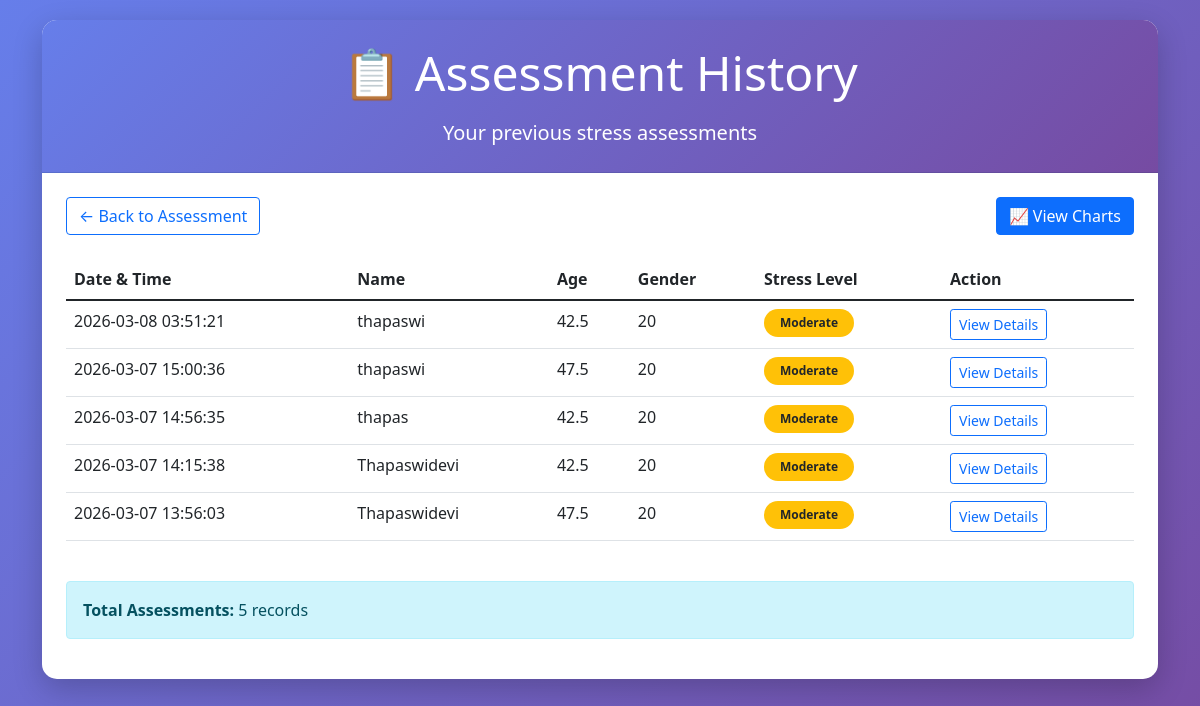
Screenshot of /history (signed in) with the database file from the repository.
### tables this page shows
CREATE TABLE stress_records (
            id INTEGER PRIMARY KEY AUTOINCREMENT,
            timestamp DATETIME DEFAULT CURRENT_TIMESTAMP,
            name TEXT NOT NULL,
            age INTEGER NOT NULL,
            gender TEXT NOT NULL,
            academic_pressure INTEGER NOT NULL,
            sleep_hours REAL NOT NULL,
            physical_activity INTEGER NOT NULL,
            social_support INTEGER NOT NULL,
            workload_hours INTEGER NOT NULL,
            stress_level INTEGER NOT NULL,
            stress_score REAL NOT NULL,
            recommendations TEXT NOT NULL
        , user_id INTEGER DEFAULT NULL);

### app.py (the view)
@app.route('/history')
@login_required
def history():
    try:
        conn = sqlite3.connect('stress_data.db')
        cursor = conn.cursor()
        cursor.execute('''
            SELECT id, timestamp, name, stress_level, stress_score, age, gender
            FROM stress_records
            WHERE user_id = ?
            ORDER BY timestamp DESC
        ''', (session['user_id'],))
        records = cursor.fetchall()
        conn.close()
        level_map = {1: "Low", 2: "Moderate", 3: "High"}
        records_with_text = []
        for record in records:
            record_list = list(record)
            record_list[3] = level_map.get(record_list[3], "Unknown")
            records_with_text.append(record_list)
        return render_template('history.html', records=records_with_text)
    except Exception as e:
        flash(f"Error loading history: {str(e)}")
        return render_template('history.html', records=[])

### app.py (called while the page is built)
def login_required(f):
    @wraps(f)
    def decorated_function(*args, **kwargs):
        if 'user_id' not in session:
            flash('Please login or register to access this page.', 'warning')
            return redirect(url_for('register'))
        return f(*args, **kwargs)
    return decorated_function

### templates/history.html (shortened to what this page needs)
<!DOCTYPE html>
<html lang="en">
<head>
    <link href="https://cdn.jsdelivr.net/npm/bootstrap@5.1.3/dist/css/bootstrap.min.css" rel="stylesheet">
</head>
<body>
    <div class="container">
        <div class="row justify-content-center">
            <div class="col-12">
                <div class="card">
                    <div class="card-header text-center py-4">
                        <h1 class="display-5 mb-3">📋 Assessment History</h1>
                        <p class="lead mb-0">Your previous stress assessments</p>
                    </div>
                    <div class="card-body p-4">
                        <div class="d-flex justify-content-between align-items-center mb-4">
                            <a href="/" class="btn btn-outline-primary">
                                ← Back to Assessment
                            </a>
                            <a href="/chart" class="btn btn-primary">
                                📈 View Charts
                            </a>
                        </div>
                        {% if records %}
                        <div class="table-responsive">
                            <table class="table table-hover">
                                <thead>
                                    <tr>
                                        <th>Date & Time</th>
                                        <th>Name</th>
                                        <th>Age</th>
                                        <th>Gender</th>
                                        <th>Stress Level</th>
                                        <th>Action</th>
                                    </tr>
                                </thead>
                                <tbody>
                                    {% for record in records %}
                                    <tr>
                                        <td>{{ record[1] }}</td>
                                        <td>{{ record[2] }}</td>
                                        <td>{{ record[4] }}</td>
                                        <td>{{ record[5] }}</td>
                                        <td>
                                            {% if record[3] == "Low" %}
                                            <span class="badge badge-low rounded-pill px-3 py-2">Low</span>
                                            {% elif record[3] == "Moderate" %}
                                            <span class="badge badge-moderate rounded-pill px-3 py-2">Moderate</span>
                                            {% elif record[3] == "High" %}
                                            <span class="badge badge-high rounded-pill px-3 py-2">High</span>
                                            {% endif %}
                                        </td>
                                        <td>
                                            <a href="/record/{{ record[0] }}" class="btn btn-sm btn-outline-primary">
                                                View Details
                                            </a>
                                        </td>
                                    </tr>
                                    {% endfor %}
                                </tbody>
                            </table>
                        </div>
                        <div class="alert alert-info mt-4">
                            <strong>Total Assessments:</strong> {{ records|length }} records
                        </div>
                        {% endif %}
                    </div>
                </div>
            </div>
        </div>
    </div>
</body>
</html>

### templates/history.html (style rules this page uses)
body { background: linear-gradient(135deg, #667eea 0%, #764ba2 100%); min-height: 100vh; padding: 20px; }
.card { border-radius: 15px; box-shadow: 0 10px 30px rgba(0,0,0,0.2); border: none; }
.card-header { background: linear-gradient(135deg, #667eea 0%, #764ba2 100%); color: white; border-radius: 15px 15px 0 0 !important; }
.badge-moderate { background-color: #ffc107; color: #212529; }

### rows the page displays
stress_records: timestamp "2026-03-08 03:51:21", name "thapaswi", stress_score "42.5", age "20"
stress_records: timestamp "2026-03-07 15:00:36", name "thapaswi", stress_score "47.5", age "20"
stress_records: timestamp "2026-03-07 14:56:35", name "thapas", stress_score "42.5", age "20"
stress_records: timestamp "2026-03-07 14:15:38", name "Thapaswidevi", stress_score "42.5", age "20"
stress_records: timestamp "2026-03-07 13:56:03", name "Thapaswidevi", stress_score "47.5", age "20"

### other values shown
{{ records|length }} "5"
